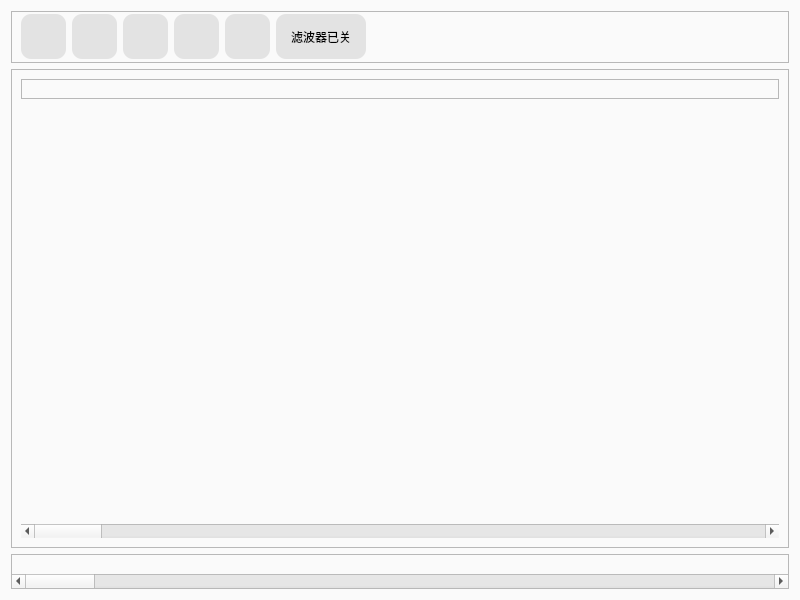
<?xml version="1.0" encoding="UTF-8"?>
<ui version="4.0">
 <class>Waveform</class>
 <widget class="QWidget" name="Waveform">
  <property name="geometry">
   <rect>
    <x>0</x>
    <y>0</y>
    <width>800</width>
    <height>600</height>
   </rect>
  </property>
  <property name="minimumSize">
   <size>
    <width>800</width>
    <height>600</height>
   </size>
  </property>
  <property name="windowTitle">
   <string>波形界面</string>
  </property>
  <property name="styleSheet">
   <string notr="true">#Waveform{
    background-color: #FAFAFA; /* 柔和的浅灰色背景 */
}

QPushButton {
	background-color:#E3E3E3;
	border-radius:10px;
}</string>
  </property>
  <layout class="QGridLayout" name="gridLayout">
   <item row="0" column="0">
    <widget class="QFrame" name="frame_4">
     <property name="maximumSize">
      <size>
       <width>16777215</width>
       <height>52</height>
      </size>
     </property>
     <property name="frameShape">
      <enum>QFrame::StyledPanel</enum>
     </property>
     <property name="frameShadow">
      <enum>QFrame::Raised</enum>
     </property>
     <layout class="QHBoxLayout" name="_2">
      <property name="topMargin">
       <number>2</number>
      </property>
      <property name="bottomMargin">
       <number>2</number>
      </property>
      <item>
       <widget class="QPushButton" name="btn_open">
        <property name="sizePolicy">
         <sizepolicy hsizetype="Fixed" vsizetype="Fixed">
          <horstretch>0</horstretch>
          <verstretch>0</verstretch>
         </sizepolicy>
        </property>
        <property name="minimumSize">
         <size>
          <width>45</width>
          <height>45</height>
         </size>
        </property>
        <property name="maximumSize">
         <size>
          <width>45</width>
          <height>45</height>
         </size>
        </property>
        <property name="autoFillBackground">
         <bool>false</bool>
        </property>
        <property name="text">
         <string/>
        </property>
        <property name="icon">
         <iconset resource="../res.qrc">
          <normaloff>:/img/file_open.png</normaloff>
          <normalon>:/img/file_close.png</normalon>:/img/file_open.png</iconset>
        </property>
        <property name="iconSize">
         <size>
          <width>24</width>
          <height>24</height>
         </size>
        </property>
       </widget>
      </item>
      <item>
       <widget class="QPushButton" name="btn_add_event">
        <property name="sizePolicy">
         <sizepolicy hsizetype="Fixed" vsizetype="Fixed">
          <horstretch>0</horstretch>
          <verstretch>0</verstretch>
         </sizepolicy>
        </property>
        <property name="minimumSize">
         <size>
          <width>45</width>
          <height>45</height>
         </size>
        </property>
        <property name="maximumSize">
         <size>
          <width>45</width>
          <height>45</height>
         </size>
        </property>
        <property name="autoFillBackground">
         <bool>false</bool>
        </property>
        <property name="text">
         <string/>
        </property>
        <property name="icon">
         <iconset>
          <normaloff>:/img/icons8-finish-flag-64.png</normaloff>
          <normalon>:/img/flag.png</normalon>:/img/icons8-finish-flag-64.png</iconset>
        </property>
        <property name="iconSize">
         <size>
          <width>24</width>
          <height>24</height>
         </size>
        </property>
       </widget>
      </item>
      <item>
       <widget class="QPushButton" name="btn_start_acquisition">
        <property name="sizePolicy">
         <sizepolicy hsizetype="Fixed" vsizetype="Fixed">
          <horstretch>0</horstretch>
          <verstretch>0</verstretch>
         </sizepolicy>
        </property>
        <property name="minimumSize">
         <size>
          <width>45</width>
          <height>45</height>
         </size>
        </property>
        <property name="maximumSize">
         <size>
          <width>45</width>
          <height>45</height>
         </size>
        </property>
        <property name="autoFillBackground">
         <bool>false</bool>
        </property>
        <property name="text">
         <string/>
        </property>
        <property name="icon">
         <iconset>
          <normaloff>:/img/icons8-play-64.png</normaloff>
          <normalon>:/img/play.png</normalon>
          <activeon>:/img/pause.png</activeon>:/img/icons8-play-64.png</iconset>
        </property>
        <property name="iconSize">
         <size>
          <width>24</width>
          <height>24</height>
         </size>
        </property>
       </widget>
      </item>
      <item>
       <widget class="QPushButton" name="btn_start_record">
        <property name="sizePolicy">
         <sizepolicy hsizetype="Fixed" vsizetype="Fixed">
          <horstretch>0</horstretch>
          <verstretch>0</verstretch>
         </sizepolicy>
        </property>
        <property name="minimumSize">
         <size>
          <width>45</width>
          <height>45</height>
         </size>
        </property>
        <property name="maximumSize">
         <size>
          <width>45</width>
          <height>45</height>
         </size>
        </property>
        <property name="autoFillBackground">
         <bool>false</bool>
        </property>
        <property name="text">
         <string/>
        </property>
        <property name="icon">
         <iconset>
          <normaloff>:/img/icons8-record-96.png</normaloff>
          <selectedoff>:/img/record.png</selectedoff>:/img/icons8-record-96.png</iconset>
        </property>
        <property name="iconSize">
         <size>
          <width>24</width>
          <height>24</height>
         </size>
        </property>
       </widget>
      </item>
      <item>
       <widget class="QPushButton" name="btn_stop_acquisition">
        <property name="sizePolicy">
         <sizepolicy hsizetype="Fixed" vsizetype="Fixed">
          <horstretch>0</horstretch>
          <verstretch>0</verstretch>
         </sizepolicy>
        </property>
        <property name="minimumSize">
         <size>
          <width>45</width>
          <height>45</height>
         </size>
        </property>
        <property name="maximumSize">
         <size>
          <width>45</width>
          <height>45</height>
         </size>
        </property>
        <property name="autoFillBackground">
         <bool>false</bool>
        </property>
        <property name="text">
         <string/>
        </property>
        <property name="icon">
         <iconset>
          <normaloff>:/img/icons8-stop-64.png</normaloff>
          <selectedoff>:/img/stop.png</selectedoff>:/img/icons8-stop-64.png</iconset>
        </property>
        <property name="iconSize">
         <size>
          <width>24</width>
          <height>24</height>
         </size>
        </property>
       </widget>
      </item>
      <item>
       <widget class="QPushButton" name="btn_trapFilter">
        <property name="sizePolicy">
         <sizepolicy hsizetype="Fixed" vsizetype="Fixed">
          <horstretch>0</horstretch>
          <verstretch>0</verstretch>
         </sizepolicy>
        </property>
        <property name="minimumSize">
         <size>
          <width>90</width>
          <height>45</height>
         </size>
        </property>
        <property name="maximumSize">
         <size>
          <width>90</width>
          <height>45</height>
         </size>
        </property>
        <property name="text">
         <string>滤波器已关</string>
        </property>
       </widget>
      </item>
      <item>
       <spacer name="horizontalSpacer_6">
        <property name="orientation">
         <enum>Qt::Horizontal</enum>
        </property>
        <property name="sizeHint" stdset="0">
         <size>
          <width>40</width>
          <height>20</height>
         </size>
        </property>
       </spacer>
      </item>
     </layout>
    </widget>
   </item>
   <item row="1" column="0">
    <widget class="QFrame" name="frame">
     <property name="frameShape">
      <enum>QFrame::StyledPanel</enum>
     </property>
     <property name="frameShadow">
      <enum>QFrame::Raised</enum>
     </property>
     <layout class="QVBoxLayout" name="verticalLayout_3">
      <item>
       <widget class="QFrame" name="frame_2">
        <property name="maximumSize">
         <size>
          <width>16777215</width>
          <height>20</height>
         </size>
        </property>
        <property name="frameShape">
         <enum>QFrame::StyledPanel</enum>
        </property>
        <property name="frameShadow">
         <enum>QFrame::Raised</enum>
        </property>
        <layout class="QVBoxLayout" name="verticalLayout_2">
         <property name="spacing">
          <number>0</number>
         </property>
         <property name="leftMargin">
          <number>0</number>
         </property>
         <property name="topMargin">
          <number>0</number>
         </property>
         <property name="rightMargin">
          <number>0</number>
         </property>
         <property name="bottomMargin">
          <number>0</number>
         </property>
         <item>
          <layout class="QHBoxLayout" name="horizontalLayout">
           <property name="spacing">
            <number>3</number>
           </property>
           <item>
            <spacer name="horizontalSpacer_3">
             <property name="orientation">
              <enum>Qt::Horizontal</enum>
             </property>
             <property name="sizeHint" stdset="0">
              <size>
               <width>40</width>
               <height>20</height>
              </size>
             </property>
            </spacer>
           </item>
           <item>
            <spacer name="horizontalSpacer_5">
             <property name="orientation">
              <enum>Qt::Horizontal</enum>
             </property>
             <property name="sizeHint" stdset="0">
              <size>
               <width>40</width>
               <height>20</height>
              </size>
             </property>
            </spacer>
           </item>
           <item>
            <spacer name="horizontalSpacer_4">
             <property name="orientation">
              <enum>Qt::Horizontal</enum>
             </property>
             <property name="sizeHint" stdset="0">
              <size>
               <width>40</width>
               <height>20</height>
              </size>
             </property>
            </spacer>
           </item>
           <item>
            <spacer name="horizontalSpacer_2">
             <property name="orientation">
              <enum>Qt::Horizontal</enum>
             </property>
             <property name="sizeHint" stdset="0">
              <size>
               <width>40</width>
               <height>20</height>
              </size>
             </property>
            </spacer>
           </item>
           <item>
            <spacer name="horizontalSpacer">
             <property name="orientation">
              <enum>Qt::Horizontal</enum>
             </property>
             <property name="sizeHint" stdset="0">
              <size>
               <width>40</width>
               <height>20</height>
              </size>
             </property>
            </spacer>
           </item>
          </layout>
         </item>
        </layout>
       </widget>
      </item>
      <item>
       <widget class="QCustomPlot" name="customPlot" native="true">
        <property name="enabled">
         <bool>true</bool>
        </property>
       </widget>
      </item>
      <item>
       <widget class="QScrollBar" name="horizontalScrollBar">
        <property name="orientation">
         <enum>Qt::Horizontal</enum>
        </property>
       </widget>
      </item>
     </layout>
    </widget>
   </item>
   <item row="2" column="0">
    <widget class="QFrame" name="frame_3">
     <property name="maximumSize">
      <size>
       <width>16777215</width>
       <height>35</height>
      </size>
     </property>
     <property name="frameShape">
      <enum>QFrame::StyledPanel</enum>
     </property>
     <property name="frameShadow">
      <enum>QFrame::Raised</enum>
     </property>
     <layout class="QHBoxLayout" name="horizontalLayout_2">
      <property name="spacing">
       <number>0</number>
      </property>
      <property name="leftMargin">
       <number>0</number>
      </property>
      <property name="topMargin">
       <number>0</number>
      </property>
      <property name="rightMargin">
       <number>0</number>
      </property>
      <property name="bottomMargin">
       <number>0</number>
      </property>
      <item>
       <layout class="QVBoxLayout" name="verticalLayout">
        <property name="spacing">
         <number>0</number>
        </property>
        <item>
         <widget class="QLabel" name="connectstate">
          <property name="text">
           <string/>
          </property>
         </widget>
        </item>
        <item>
         <widget class="QScrollBar" name="horizontalScrollBar_2">
          <property name="orientation">
           <enum>Qt::Horizontal</enum>
          </property>
         </widget>
        </item>
       </layout>
      </item>
     </layout>
    </widget>
   </item>
  </layout>
 </widget>
 <customwidgets>
  <customwidget>
   <class>QCustomPlot</class>
   <extends>QWidget</extends>
   <header>qcustomplot.h</header>
   <container>1</container>
  </customwidget>
 </customwidgets>
 <resources>
  <include location="../res.qrc"/>
 </resources>
 <connections/>
</ui>
